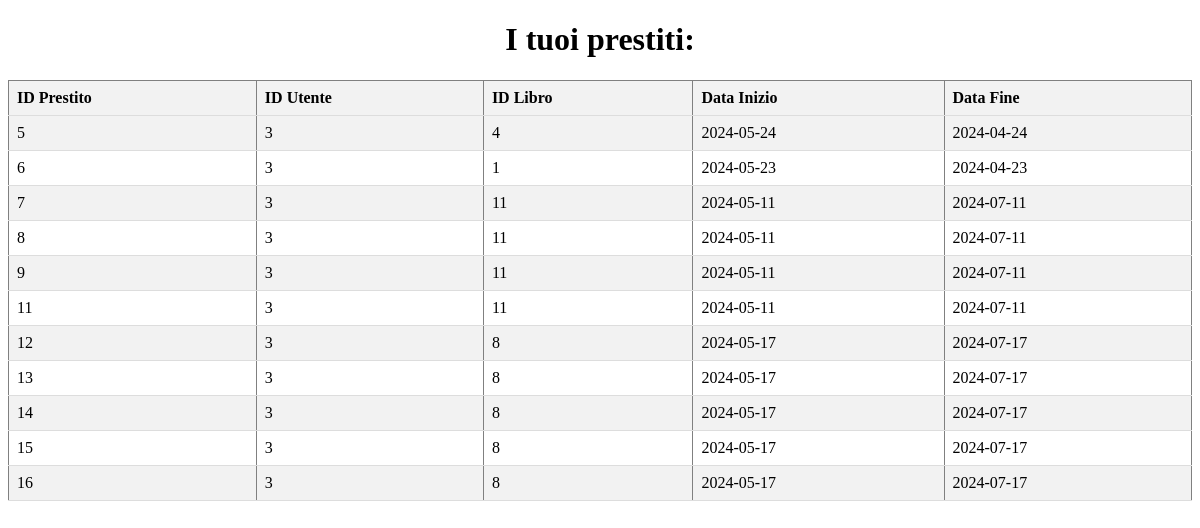
Before: /gestore.php?action=visualizza (signed in) with the older database file.
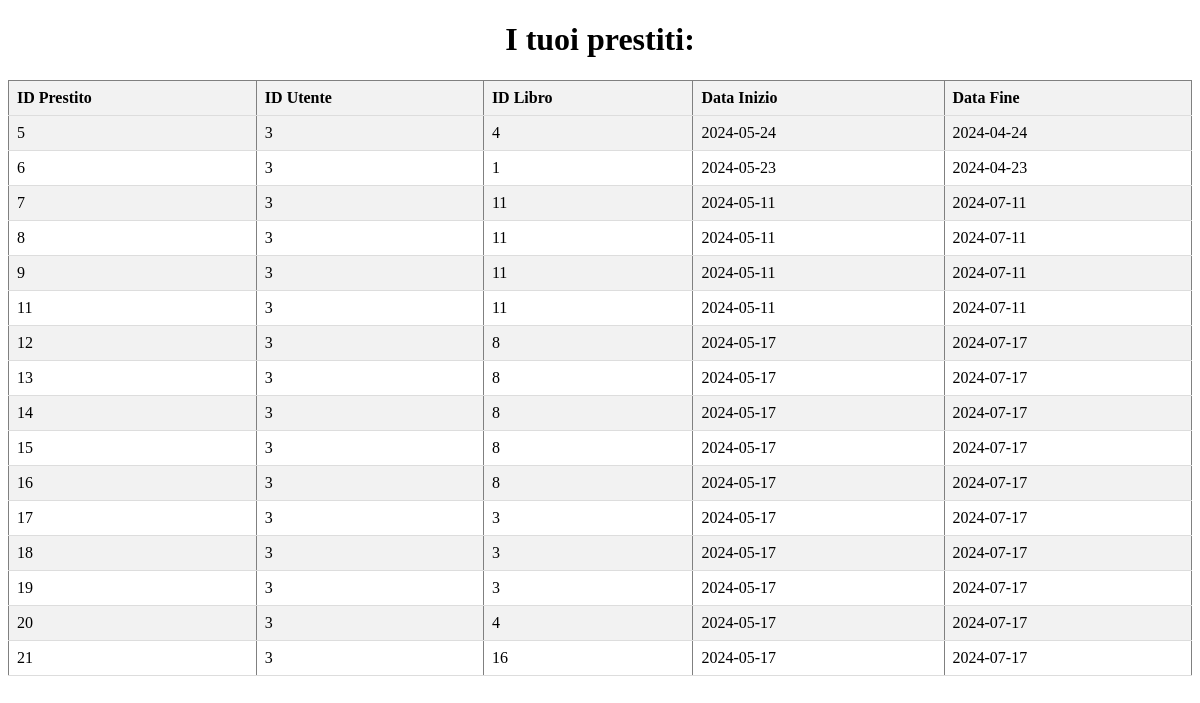
After: the same page with the newer database file.
### tables this page shows
CREATE TABLE `prestiti` (
  `PK_Id_prestito` int(11) NOT NULL,
  `FK_Id_utente` int(11) NOT NULL,
  `FK_Id_libro` int(11) NOT NULL,
  `Scadenza_prestito` date NOT NULL,
  `Inizio_prestito` date NOT NULL
);

### gestore.php (the view, shortened to what this page needs)
<!DOCTYPE html>
<html lang="en">
<head>
</head>
<body>
<?php
$user = $_SESSION['username'];
$servername = "localhost";
$username = "root";
$password = "Ruozzi1234";
$dbname = "bibliotrack";
$id_utente = null;
$conn = new mysqli($servername, $username, $password, $dbname);
$sql = "SELECT PK_Id_utente FROM utenti WHERE fk_user = '$user'";
$result = $conn->query($sql);
if ($result->num_rows > 0) {
    $row = $result->fetch_assoc();
    $id_utente = $row['PK_Id_utente'];
} else {
    echo "Nessun ID utente trovato per l'utente $username.";
}
if (isset($_SESSION['username'])) {
    if (isset($_GET['action'])) {
        $action = $_GET['action'];
        switch ($action) {
            case 'visualizza':
                $conn = new mysqli($servername, $username, $password, $dbname);
                $sql = "SELECT PK_Id_prestito, FK_Id_utente, FK_Id_libro, inizio_prestito, Scadenza_prestito FROM prestiti WHERE FK_id_utente = '$id_utente'";
                $result = $conn->query($sql);
                if ($result->num_rows > 0) {
                    echo "<div><h1>I tuoi prestiti:</h1></div>";
                    echo "<table border='1'>";
                    echo "<tr><th>ID Prestito</th><th>ID Utente</th><th>ID Libro</th><th>Data Inizio</th><th>Data Fine</th></tr>";
                    while ($row = $result->fetch_assoc()) {
                        echo "<tr>";
                        echo "<td>" . $row["PK_Id_prestito"] . "</td>";
                        echo "<td>" . $row["FK_Id_utente"] . "</td>";
                        echo "<td>" . $row["FK_Id_libro"] . "</td>";
                        echo "<td>" . $row["inizio_prestito"] . "</td>";
                        echo "<td>" . $row["Scadenza_prestito"] . "</td>";
                        echo "</tr>";
                    }
                    echo "</table>";
                } else {
                    echo "<p>Non hai prestiti attivi al momento.</p>";
                }
                break;
        }
    } else {
        echo "Nessuna azione specificata.";
    }
} else {
    echo "Devi loggarti";
}
?>
</body>
</html>

### gestore.php (style rules this page uses)
table { width: 100%; border-collapse: collapse; margin-top: 20px; }
th, td { padding: 8px; text-align: left; border-bottom: 1px solid #ddd; }
th { background-color: #f2f2f2; }
tr:nth-child(even) { background-color: #f2f2f2; }
div { text-align: center; }

Changed rows visible on the page:
added prestiti: PK_Id_prestito "17", FK_Id_utente "3", FK_Id_libro "3", Inizio_prestito "2024-05-17", Scadenza_prestito "2024-07-17"
added prestiti: PK_Id_prestito "18", FK_Id_utente "3", FK_Id_libro "3", Inizio_prestito "2024-05-17", Scadenza_prestito "2024-07-17"
added prestiti: PK_Id_prestito "19", FK_Id_utente "3", FK_Id_libro "3", Inizio_prestito "2024-05-17", Scadenza_prestito "2024-07-17"
added prestiti: PK_Id_prestito "20", FK_Id_utente "3", FK_Id_libro "4", Inizio_prestito "2024-05-17", Scadenza_prestito "2024-07-17"
added prestiti: PK_Id_prestito "21", FK_Id_utente "3", FK_Id_libro "16", Inizio_prestito "2024-05-17", Scadenza_prestito "2024-07-17"
